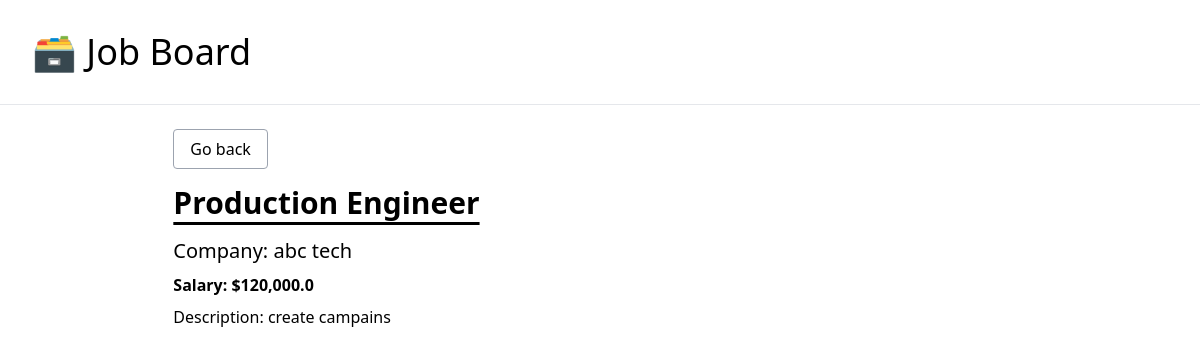
The page /job/4/ on the database its author committed.
### job_board/models.py (models this page shows, shortened)
class JobPosting(models.Model):
    title = models.CharField(max_length=100)
    description = models.TextField()
    company =  models.CharField(max_length=100)
    salary = models.FloatField()
    is_active = models.BooleanField(default=False)

### job_board/views.py (the view)
# urls.py: path('job/<int:pk>/', job_detail,name='job-detail'),
def job_detail(request,pk):
    job_posts = get_object_or_404(JobPosting,pk=pk, is_active=True)
    context = {
        'job':job_posts
    }
    return render(request,'job_board/detail.html',context)

### job_board/templates/job_board/detail.html
{% extends 'job_board/_base.html' %}
{% load humanize %}
{% block content %}
<div class="w-10/12 mx-auto">
    <p class="pb-6"><a href="{% url 'home' %}" class="border border-gray-400 rounded px-4 py-2 hover:bg-gray-200">Go back</a></p>
    <h1 class="text-3xl font-semibold pb-4 underline underline-offset-8">{{job.title}}</h1>
    <p class="pb-2 text-xl">Company: {{job.company}}</p>
    <p class="pb-2 font-semibold">Salary: ${{job.salary|intcomma}}</p>
    <p>Description: {{job.description}}</p>
</div>
{% endblock content %}

### rows shown on the page
JobPosting: title "Production Engineer", company "abc tech", salary "120,000.0", description "create campains"
